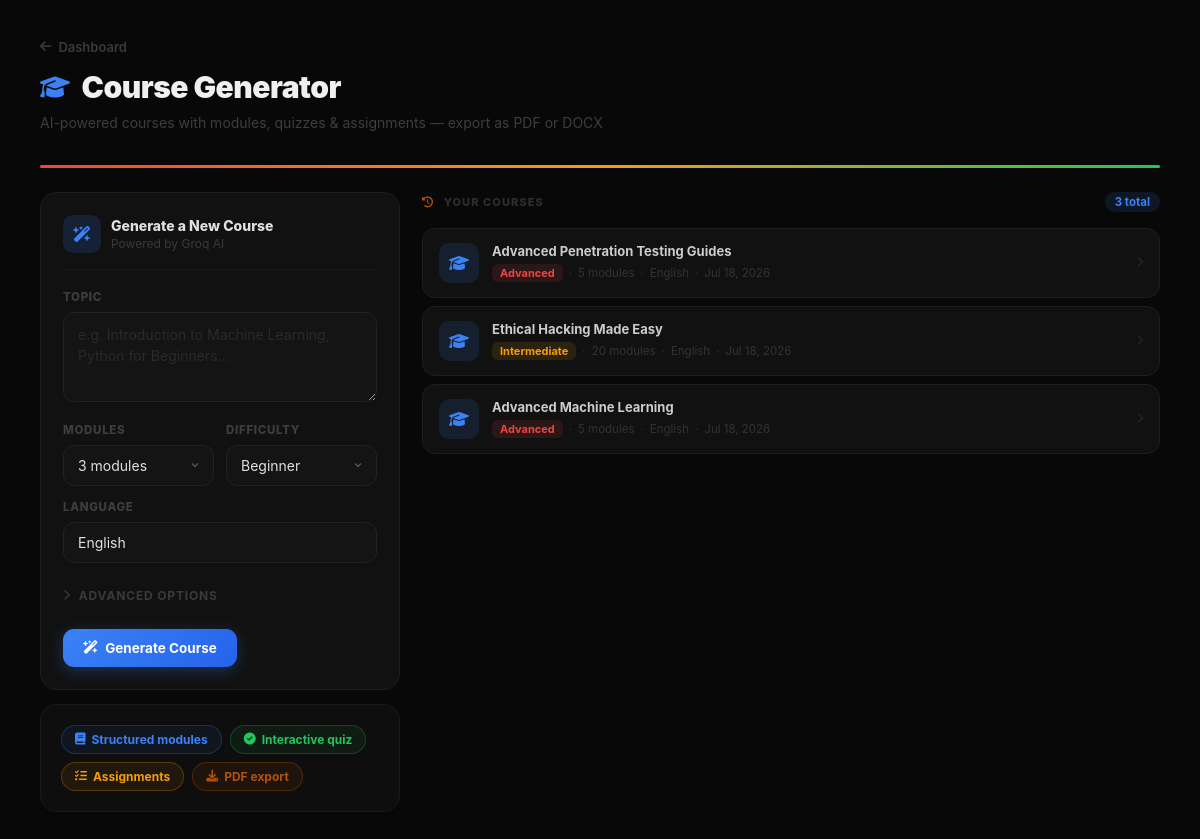
The app's page /coursegen/ with its own data.
### models.py (models this page shows)
class Course(db.Model):
    __tablename__ = "courses"
    id            = db.Column(db.Integer, primary_key=True)
    title         = db.Column(db.String(400))
    topic         = db.Column(db.Text)
    difficulty    = db.Column(db.String(50))
    language      = db.Column(db.String(100))
    total_modules = db.Column(db.Integer, default=0)
    created_at    = db.Column(db.DateTime, default=datetime.utcnow)
    modules       = db.relationship("CourseModule", backref="course",
                                    cascade="all, delete-orphan", order_by="CourseModule.number")

### apps/coursegen/__init__.py (the view)
@coursegen_bp.route("/")
def index():
    courses = Course.query.order_by(Course.created_at.desc()).limit(20).all()
    return render_template("coursegen/index.html", courses=courses)

### templates/coursegen/index.html (shortened to what this page needs)
{% extends "base.html" %}
{% block content %}
<div class="page-header anim-up">
  <a class="back-link" href="/"><i class="fas fa-arrow-left"></i> Dashboard</a>
  <h1><i class="fas fa-graduation-cap"></i> Course Generator</h1>
  <p class="subtitle">AI-powered courses with modules, quizzes &amp; assignments — export as PDF or DOCX</p>
</div>
<div class="color-bar"></div>
<div class="split">
  <div class="sticky-col">
    <div class="card card-glow anim-up d1">
      <div class="form-card-header">
        <div class="form-card-icon"><i class="fas fa-wand-magic-sparkles"></i></div>
        <div>
          <div style="font-size:14px;font-weight:800;color:#e0e0e0;">Generate a New Course</div>
          <div style="font-size:12px;color:#3a3a3a;margin-top:2px;">Powered by Groq AI</div>
        </div>
      </div>
      <div class="form-group">
        <label class="form-label">Topic</label>
        <textarea class="textarea" id="topic" rows="3"
          placeholder="e.g. Introduction to Machine Learning, Python for Beginners…"></textarea>
      </div>
      <div class="input-row">
        <div class="form-group mb-0">
          <label class="form-label">Modules</label>
          <select class="select" id="num_modules">
            <option value="3" selected>3 modules</option>
          </select>
        </div>
        <div class="form-group mb-0">
          <label class="form-label">Difficulty</label>
          <select class="select" id="difficulty">
            <option>Beginner</option>
          </select>
        </div>
      </div>
      <div class="form-group" style="margin-top:14px;">
        <label class="form-label">Language</label>
        <input class="input" id="language" placeholder="English" value="English">
      </div>
      <button class="adv-toggle" id="advToggle" onclick="toggleAdv()">
        <i class="fas fa-chevron-right"></i> Advanced options
      </button>
      <button class="btn btn-info" id="generateBtn" onclick="startGenerate()" style="margin-top:18px;">
        <i class="fas fa-wand-magic-sparkles"></i> Generate Course
      </button>
    </div>
    <div class="card-flat anim-up d3" style="margin-top:0;">
      <div class="chips">
        <span class="chip chip-blue"><i class="fas fa-book"></i> Structured modules</span>
        <span class="chip chip-green"><i class="fas fa-check-circle"></i> Interactive quiz</span>
        <span class="chip chip-yellow"><i class="fas fa-tasks"></i> Assignments</span>
        <span class="chip chip-brown"><i class="fas fa-download"></i> PDF export</span>
      </div>
    </div>
  </div>
  <div class="anim-up d2">
    <div class="flex items-center justify-between" style="margin-bottom:16px;">
      <p class="section-label" style="margin:0;">
        <i class="fas fa-clock-rotate-left" style="color:var(--brown);margin-right:6px;"></i>
        Your Courses
      </p>
      {% if courses %}
      <span class="badge badge-blue">{{ courses|length }} total</span>
      {% endif %}
    </div>
    {% if courses %}
      {% for course in courses %}
      <div class="course-item" onclick="window.location='/coursegen/{{ course.id }}'">
        <div class="history-icon" style="background:rgba(59,130,246,.12);color:var(--blue);">
          <i class="fas fa-graduation-cap"></i>
        </div>
        <div class="history-meta">
          <div class="title">{{ course.title }}</div>
          <div class="sub" style="display:flex;align-items:center;gap:6px;flex-wrap:wrap;margin-top:5px;">
            <span class="diff-badge-{{ course.difficulty.lower() }}">{{ course.difficulty }}</span>
            <span style="color:#2e2e2e;">·</span>
            <span>{{ course.total_modules }} modules</span>
            <span style="color:#2e2e2e;">·</span>
            <span>{{ course.language }}</span>
            <span style="color:#2e2e2e;">·</span>
            <span>{{ course.created_at.strftime('%b %d, %Y') }}</span>
          </div>
        </div>
        <i class="fas fa-chevron-right history-arrow"></i>
      </div>
      {% endfor %}
    {% else %}
      <div class="empty-state">
        <div class="icon"><i class="fas fa-book-open"></i></div>
        <p>No courses yet. Generate your first one!</p>
      </div>
    {% endif %}
  </div>
</div>
{% endblock %}

### templates/coursegen/index.html (style rules this page uses)
.adv-toggle { display: flex; align-items: center; gap: 8px; font-size: 12px; font-weight: 700; color: #3a3a3a; cursor: pointer; margin: 12px 0 0; background: none; border: none; font-family: inherit; text-transform: uppercase; letter-spacing: .07em; width: 100%; text-align: left; transition: color .15s; padding: 8px 0; }
.adv-toggle i { transition: transform .2s; font-size: 11px; }
.form-card-header { display: flex; align-items: center; gap: 10px; margin-bottom: 20px; padding-bottom: 16px; border-bottom: 1px solid #1a1a1a; }
.form-card-icon { width: 38px; height: 38px; border-radius: 10px; background: rgba(59,130,246,.15); color: var(--blue); display: flex; align-items: center; justify-content: center; font-size: 16px; flex-shrink: 0; }
.course-item { display: flex; align-items: center; gap: 13px; background: #111; border: 1px solid #1e1e1e; border-radius: 13px; padding: 14px 16px; margin-bottom: 8px; cursor: pointer; transition: border-color .2s, background .2s, transform .2s, box-shadow .2s; position: relative; overflow: hidden; }
.course-item::before { content: ''; position: absolute; left: 0; top: 0; bottom: 0; width: 3px; background: linear-gradient(180deg, var(--blue), var(--green)); opacity: 0; transition: opacity .2s; }
.diff-badge-intermediate { background: rgba(245,158,11,.12); color: var(--yellow); border-radius: 6px; padding: 2px 8px; font-size: 11px; font-weight: 700; }
.diff-badge-advanced { background: rgba(239,68,68,.12); color: var(--red); border-radius: 6px; padding: 2px 8px; font-size: 11px; font-weight: 700; }

### records on screen
Course: title "Advanced Penetration Testing Guides", difficulty "Advanced", total_modules "5", language "English", created_at "Jul 18, 2026"
Course: title "Ethical Hacking Made Easy", difficulty "Intermediate", total_modules "20", language "English", created_at "Jul 18, 2026"
Course: title "Advanced Machine Learning", difficulty "Advanced", total_modules "5", language "English", created_at "Jul 18, 2026"

### other values on screen
{{ courses|length }} "3"
